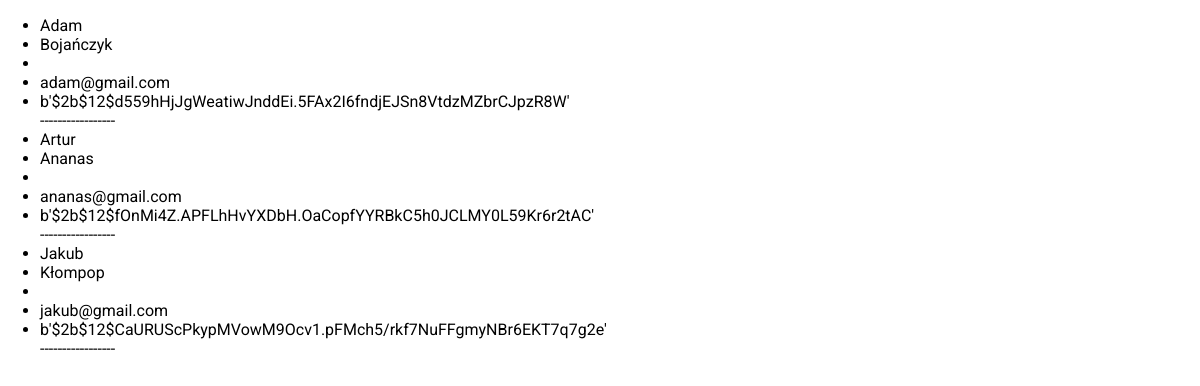
Screenshot of /users with the database file from the repository.
### app.py (models this page shows, shortened)
class User(db.Model, UserMixin):
    __tablename__ = "users"
    id = db.Column(db.Integer, primary_key = True, autoincrement=True)
    name = db.Column(db.String(30), nullable = False)
    lastname = db.Column(db.String(30), nullable = False)
    email = db.Column(db.String(30), nullable = False)
    password = db.Column(db.String(30), nullable = False)
    initials = db.Column(db.String(3), nullable = False)

### app.py (the view)
@app.route("/users")
def users():
    users = User.query.all()
    return render_template('users.html', users=users)

### templates/users.html (shortened to what this page needs)
{% extends "base.html" %}
{% block body %}
    <ul>
    {% for item in users %}
        <li>{{item.name}}</li>
        <li>{{item.lastname}}</li>
        <li>{{item.username}}</li>
        <li>{{item.email}}</li>
        <li>{{item.password}}</li>
        -----------------
    {% endfor %}
    </ul>
{% endblock %}

### templates/base.html (shortened to what this page needs)
<!DOCTYPE html>
<html lang="en">
<head>
    <link rel="stylesheet" href="{{ url_for('static', filename='css/base.css') }}">
</head>
<body>
    {% block body %} {% endblock %}
</body>
</html>

### static/css/base.css (style rules this page uses)
* { font-family: 'Roboto', sans-serif; }
html, body { margin: 0; padding: 0; height: 100%; width: 100%; }

### rows the page displays
User: name "Adam", lastname "Bojańczyk", email "adam@gmail.com", password "b'$2b$12$d559hHjJgWeatiwJnddEi.5FAx2I6fndjEJSn8VtdzMZbrCJpzR8W'"
User: name "Artur", lastname "Ananas", email "ananas@gmail.com", password "b'$2b$12$fOnMi4Z.APFLhHvYXDbH.OaCopfYYRBkC5h0JCLMY0L59Kr6r2tAC'"
User: name "Jakub", lastname "Kłompop", email "jakub@gmail.com", password "b'$2b$12$CaURUScPkypMVowM9Ocv1.pFMch5/rkf7NuFFgmyNBr6EKT7q7g2e'"
